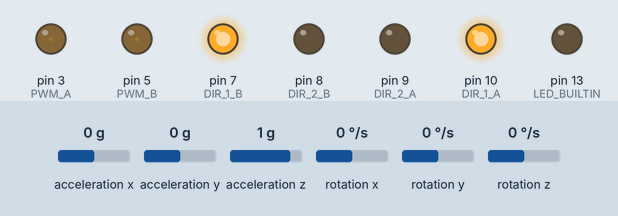
Recording of a sketch running on a simulated Arduino Uno, built with avr-gcc and run on an emulated ATmega328P. On the bench: output pins drawn as LEDs (lit = HIGH). The test bench sets the inputs (shaded band); at power-on: acceleration x 0 g, acceleration y 0 g, acceleration z 1 g, rotation y 0 °/s, rotation x 0 °/s, rotation z 0 °/s. What the sketch prints to the serial monitor is not drawn.

Above: at 11.2 s.
11.3 s: acceleration x set to 0.8 g
At 12.2 s:
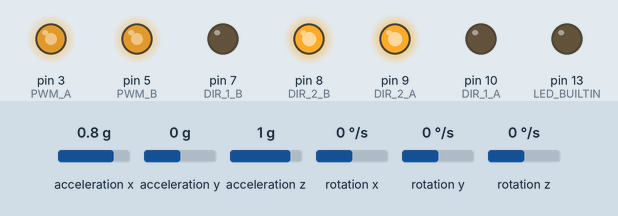
12.9 s: acceleration y set to -1.4 g
At 14.2 s:
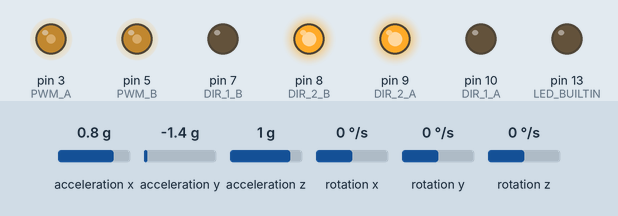
14.5 s: acceleration x set to -1.4 g
At 15.0 s:
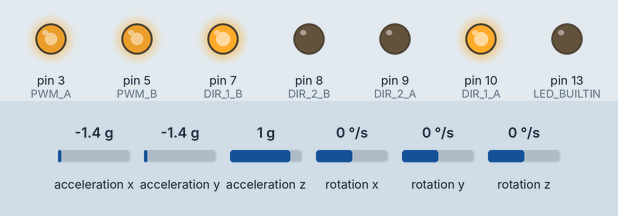
16.2 s: acceleration z set to -1.4 g
At 17.5 s:
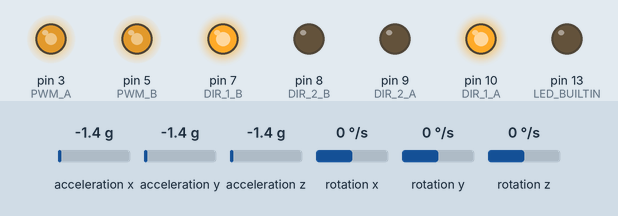
17.8 s: acceleration x set to 0.1 g
At 18.9 s:
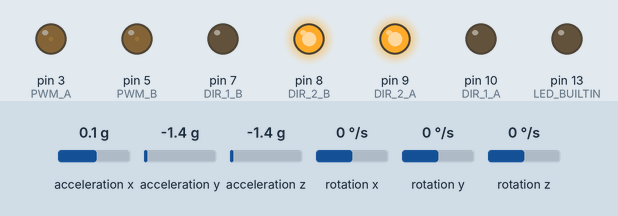
19.5 s: rotation y set to 100 °/s
At 19.8 s:
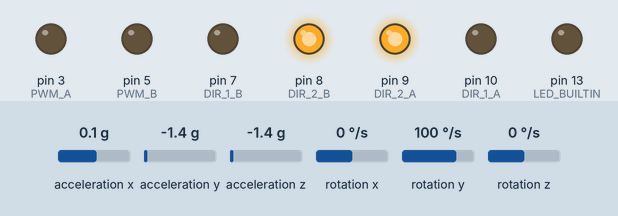
Timing chart, 0 to 22.0 s (numbered marks = the images above; inputs shaded):
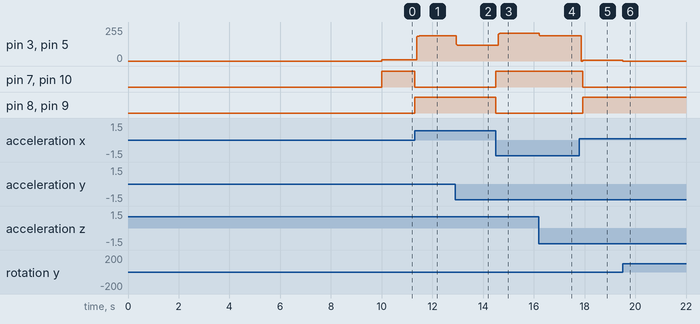

The sketch:

segway_v1.ino
```cpp
#include <Wire.h>
#include <MPU6050.h>

MPU6050 mpu;

// Obliczone wartosci Pitch i Roll tylko z akcelerometru
float accPitch = 0;
float accRoll = 0;

const int
PWM_A   = 3, DIR_1_A   = 10, DIR_2_A   = 9, BRAKE_A = 9,
PWM_B   = 5, DIR_1_B   = 7, DIR_2_B   = 8, BRAKE_B = 8;

float DEBUG = 0 ;  // 0 false, 1 true

float angle = 0, lastAngle = 0, lastLastAngle = 0;

void setup() {
  Serial.begin(115200);
  Serial.println("Inicjalizacja MPU6050");
  while (!mpu.begin(MPU6050_SCALE_2000DPS, MPU6050_RANGE_2G))
  {
    Serial.println("Nie znaleziono MPU6050!");
    delay(500);
  }
  mpu.calibrateGyro();

  if (!DEBUG) delay(10000);

  pinMode(DIR_1_B, OUTPUT);    // Direction pin on channel B
  pinMode(DIR_2_B, OUTPUT);    // Direction pin on channel B
  pinMode(DIR_1_A, OUTPUT);    // Direction pin on channel A
  pinMode(DIR_2_A, OUTPUT);    // Direction pin on channel A
  pinMode(LED_BUILTIN, OUTPUT);

  setPwmFrequency(9, 1024);
  setPwmFrequency(10, 1024);

}

double roundValue(double d) {
  return floor(d + 0.5);
}

float scaleValue(float input, int input_start, int input_end, int output_start, int output_end) {

  double slope = 1.0 * (output_end - output_start) / (input_end - input_start);
  float output = output_start + roundValue(slope * (input - input_start));

  return output;
}

void loop()
{
  //--------------------------------------------READ FROM MPU------------------------------------
  Vector acc = mpu.readNormalizeAccel();
  Vector gyr = mpu.readNormalizeGyro();

  accPitch = -(atan2(acc.XAxis, sqrt(acc.YAxis*acc.YAxis + acc.ZAxis*acc.ZAxis))*180.0)/M_PI;

  //--------------------------------------------PID-----------------------------------------------
  float A = 0.9;

  angle += gyr.YAxis * 0.001; //6.07968E-5
  angle = angle * A + accPitch * (1 - A);

  float dAngle = 3 * (angle) - 4 * lastAngle + 1 *lastLastAngle; // 3 -4 1
  lastLastAngle = lastAngle;
  lastAngle = angle;

  float sum = 3  * (angle +1.8) + 10 * dAngle ;

  float Action;

  //--------------------------------------------SCALING VALUES------------------------------------

  if (sum > 2) {
    Action = scaleValue(sum, 0, 150, 0, 255);
  } else if (sum < -2) {
    Action = scaleValue(-sum, 0, 150, 0, 255);
    Action *= -1;
  } else {
    Action = 0;
  }

  //--------------------------------------------MAKE MOVE-----------------------------------------

  if (!DEBUG) {
    if (Action > 0) {
      forward(Action);
    }
    else if (Action < 0) {
      backward(Action);
    }
    else {
      nothing();
    }
  }
}


void forward(float velocity) {
  digitalWrite(DIR_1_B, HIGH);
  digitalWrite(DIR_2_B, LOW);
  analogWrite(PWM_B, velocity);

  digitalWrite(DIR_1_A, HIGH);
  digitalWrite(DIR_2_A, LOW);
  analogWrite(PWM_A, velocity);
}

void backward(float velocity) {
  digitalWrite(DIR_1_B, LOW);
  digitalWrite(DIR_2_B, HIGH);
  analogWrite(PWM_B, 0 - velocity);

  digitalWrite(DIR_1_A, LOW);
  digitalWrite(DIR_2_A, HIGH);
  analogWrite(PWM_A, 0 - velocity);
}

void nothing() {
  analogWrite(PWM_B, 0);
  analogWrite(PWM_A, 0);
}

void setPwmFrequency(int pin, int divisor) {
  byte mode;
  if(pin == 5 || pin == 6 || pin == 9 || pin == 10) {
    switch(divisor) {
      case 1: mode = 0x01; break;
      case 8: mode = 0x02; break;
      case 64: mode = 0x03; break;
      case 256: mode = 0x04; break;
      case 1024: mode = 0x05; break;
      default: return;
    }
    if(pin == 5 || pin == 6) {
      TCCR0B = TCCR0B & 0b11111000 | mode;
    } else {
      TCCR1B = TCCR1B & 0b11111000 | mode;
    }
  } else if(pin == 3 || pin == 11) {
    switch(divisor) {
      case 1: mode = 0x01; break;
      case 8: mode = 0x02; break;
      case 32: mode = 0x03; break;
      case 64: mode = 0x04; break;
      case 128: mode = 0x05; break;
      case 256: mode = 0x06; break;
      case 1024: mode = 0x07; break;
      default: return;
    }
    TCCR2B = TCCR2B & 0b11111000 | mode;
  }
}
```

Measured:
- after the input at 11.3 s, pin 3 (PWM_A), pin 5 (PWM_B): 9/255 → 188/255 after 0.09 s; pin 7 (DIR_1_B), pin 10 (DIR_1_A): HIGH → LOW at once; pin 8 (DIR_2_B), pin 9 (DIR_2_A): LOW → HIGH at once
- after the input at 12.9 s, pin 3 (PWM_A), pin 5 (PWM_B): 188/255 → 118/255 at once
- after the input at 14.5 s, pin 3 (PWM_A), pin 5 (PWM_B): 118/255 → 209/255 after 0.11 s; pin 7 (DIR_1_B), pin 10 (DIR_1_A): LOW → HIGH at once; pin 8 (DIR_2_B), pin 9 (DIR_2_A): HIGH → LOW at once
- after the input at 16.2 s, pin 3 (PWM_A), pin 5 (PWM_B): 209/255 → 189/255 at once
- after the input at 17.8 s, pin 3 (PWM_A): 189/255 → 5/255 after 0.08 s, → 6/255 0.20 s later; pin 5 (PWM_B): 189/255 → 5/255 after 0.08 s, → 6/255 0.19 s later; pin 7 (DIR_1_B), pin 10 (DIR_1_A): HIGH → LOW after 0.13 s; pin 8 (DIR_2_B), pin 9 (DIR_2_A): LOW → HIGH after 0.13 s
- after the input at 19.5 s, pin 3 (PWM_A), pin 5 (PWM_B): 6/255 → 0/255 at once
